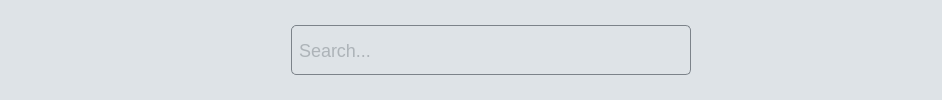
       <widget class="QWidget" name="widget" native="true">
        <property name="minimumSize">
         <size>
          <width>0</width>
          <height>60</height>
         </size>
        </property>
        <property name="styleSheet">
         <string notr="true">background-color: #DEE3E7;
border: none;
color: #7C838A;
font-size: 15px;

</string>
        </property>
        <layout class="QHBoxLayout" name="horizontalLayout_4">
         <property name="spacing">
          <number>0</number>
         </property>
         <property name="leftMargin">
          <number>15</number>
         </property>
         <property name="topMargin">
          <number>0</number>
         </property>
         <property name="rightMargin">
          <number>15</number>
         </property>
         <property name="bottomMargin">
          <number>0</number>
         </property>
         <item>
          <widget class="QPushButton" name="menuBtn">
           <property name="minimumSize">
            <size>
             <width>40</width>
             <height>50</height>
            </size>
           </property>
           <property name="text">
            <string/>
           </property>
           <property name="icon">
            <iconset>
             <normaloff>ic/menu.svg</normaloff>ic/menu.svg</iconset>
           </property>
           <property name="iconSize">
            <size>
             <width>40</width>
             <height>24</height>
            </size>
           </property>
           <property name="checkable">
            <bool>true</bool>
           </property>
          </widget>
         </item>
         <item>
          <spacer name="horizontalSpacer">
           <property name="orientation">
            <enum>Qt::Orientation::Horizontal</enum>
           </property>
           <property name="sizeHint" stdset="0">
            <size>
             <width>236</width>
             <height>20</height>
            </size>
           </property>
          </spacer>
         </item>
         <item>
          <layout class="QHBoxLayout" name="horizontalLayout">
           <property name="spacing">
            <number>0</number>
           </property>
           <item>
            <widget class="QFrame" name="searchFrame">
             <property name="minimumSize">
              <size>
               <width>400</width>
               <height>0</height>
              </size>
             </property>
             <property name="frameShape">
              <enum>QFrame::Shape::StyledPanel</enum>
             </property>
             <property name="frameShadow">
              <enum>QFrame::Shadow::Raised</enum>
             </property>
             <layout class="QHBoxLayout" name="horizontalLayout_6">
              <property name="spacing">
               <number>0</number>
              </property>
              <property name="leftMargin">
               <number>0</number>
              </property>
              <property name="topMargin">
               <number>0</number>
              </property>
              <property name="rightMargin">
               <number>0</number>
              </property>
              <property name="bottomMargin">
               <number>0</number>
              </property>
              <item>
               <widget class="QLineEdit" name="searchBar">
                <property name="minimumSize">
                 <size>
                  <width>0</width>
                  <height>50</height>
                 </size>
                </property>
                <property name="styleSheet">
                 <string notr="true">QLineEdit{
	border-width: 1px;
	border-style: solid;
	border-color: #7C838A;
	border-radius: 5px;
	border-right-width: 0px;
	border-top-right-radius: 0px;
	border-bottom-right-radius: 0px;
	height: 45px;
	padding-left: 5px;
	font-size: 18px;
}

QLineEdit::focus {
	color: black
}</string>
                </property>
                <property name="placeholderText">
                 <string>Search...</string>
                </property>
               </widget>
              </item>
              <item>
               <widget class="QPushButton" name="searchBtn">
                <property name="maximumSize">
                 <size>
                  <width>40</width>
                  <height>50</height>
                 </size>
                </property>
                <property name="styleSheet">
                 <string notr="true">QPushButton{
	border-width: 1px;
	border-style: solid;
	border-color: #7C838A;
	border-radius: 5px;
	border-left-width: 0px;	
	border-top-left-radius: 0px;
	border-bottom-left-radius: 0px;
	height: 45px;
	width: 45px;
}</string>
                </property>
                <property name="text">
                 <string/>
                </property>
                <property name="icon">
                 <iconset>
                  <normaloff>ic/search.svg</normaloff>ic/search.svg</iconset>
                </property>
                <property name="iconSize">
                 <size>
                  <width>40</width>
                  <height>25</height>
                 </size>
                </property>
               </widget>
              </item>
             </layout>
            </widget>
           </item>
          </layout>
         </item>
         <item>
          <spacer name="horizontalSpacer_2">
           <property name="orientation">
            <enum>Qt::Orientation::Horizontal</enum>
           </property>
           <property name="sizeHint" stdset="0">
            <size>
             <width>236</width>
             <height>20</height>
            </size>
           </property>
          </spacer>
         </item>
        </layout>
       </widget>
